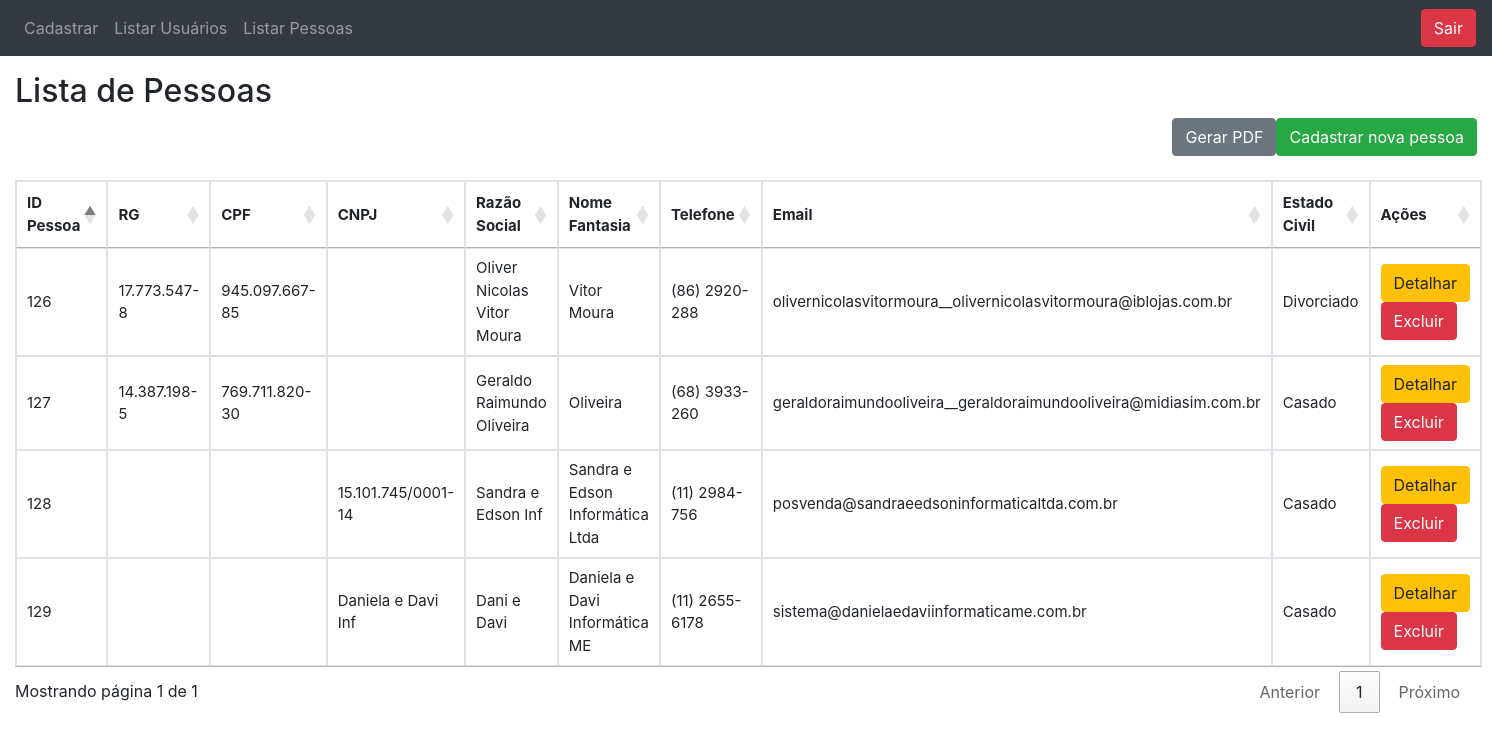
/?section=Controle&function=listarPessoas (signed in), run on the app's committed database.
### tables this page shows
CREATE TABLE IF NOT EXISTS `pessoa` (
  `idPessoa` int(10) NOT NULL AUTO_INCREMENT,
  `razaoSocial` varchar(130) NOT NULL,
  `nomeFantasia` varchar(130) NOT NULL,
  `telefone` varchar(18) NOT NULL,
  `email` varchar(200) NOT NULL,
  `idEstadoCivil` int(5) NOT NULL,
  PRIMARY KEY (`idPessoa`),
  KEY `pessoa_ibfk_1` (`idEstadoCivil`)
);

CREATE TABLE IF NOT EXISTS `pessoafisica` (
  `id` int(10) NOT NULL AUTO_INCREMENT,
  `idPessoa` int(10) NOT NULL,
  `rg` varchar(18) NOT NULL,
  `cpf` varchar(18) NOT NULL,
  PRIMARY KEY (`id`,`idPessoa`),
  KEY `FK_idPessoa` (`idPessoa`)
);

CREATE TABLE IF NOT EXISTS `estadocivil` (
  `id` int(10) NOT NULL AUTO_INCREMENT,
  `descricao` varchar(100) NOT NULL,
  PRIMARY KEY (`id`)
);

CREATE TABLE IF NOT EXISTS `pessoajuridica` (
  `id` int(10) NOT NULL AUTO_INCREMENT,
  `idPessoa` int(10) NOT NULL,
  `cnpj` varchar(18) NOT NULL,
  PRIMARY KEY (`id`,`idPessoa`),
  KEY `FK_idPessoaCNPJ` (`idPessoa`)
);

### index.php (called while the page is built, shortened)
<?php
new App ();

### model/PessoaManager.php (called while the page is built, shortened)
<?php
require_once("model/PessoaFactory.php");
class PessoaManager
{
    public function __construct(){
        $this->factory = new PessoaFactory();
    }
    public function listarPessoas()
    {
        return $this->factory->listarPessoas();
    }
}

### model/PessoaFactory.php (called while the page is built, shortened)
<?php
include("model/Conexao.php");
class PessoaFactory
{
    public function listarPessoas(){
        global $conexao;
        $pessoas = array();
        $pf = array();
        $pj = array();
        $query = "SELECT p.IdPessoa, pf.rg, pf.cpf, p.razaoSocial, p.nomefantasia, p.telefone, p.email, ec.descricao
        from pessoa as p
        inner join pessoafisica as pf on (p.idPessoa = pf.idPessoa)
        inner join estadocivil as ec on(p.idestadocivil = ec.id)
        ";
        $query2 = "SELECT p.IdPessoa, pj.cnpj, p.razaoSocial, p.nomefantasia, p.telefone, p.email, ec.descricao
        from pessoa as p
        inner join pessoajuridica as pj on(p.idPessoa = pj.idPessoa)
        inner join estadocivil as ec on(p.idestadocivil = ec.id)";
        try {
                $resultado = mysqli_query($conexao, $query);
                $resultado2 = mysqli_query($conexao, $query2);
                if (mysqli_num_rows($resultado) > 0) {
                    $pf = mysqli_fetch_all($resultado);
                }
                if(mysqli_num_rows($resultado2) > 0){
                    $pj = mysqli_fetch_all($resultado2);
                }
                if(isset($pf)){
                    for($i = 0; $i < sizeof($pf);$i++){
                        array_splice($pf[$i],3,0,'');
                    }
                }
                if(isset($pj)){
                    for($i = 0; $i < sizeof($pj);$i++){
                        array_splice($pj[$i],1,0,'');
                        array_splice($pj[$i],1,0,'');
                    }
                }
                if(isset($pf) && isset($pj)){
                    $pessoas = array_merge($pf,$pj);
                } else if(isnotset(!$pf) && isset($pj)){
                    return $pj;
                } else if(isset($pf) && isnotset($pj)){
                    return $pf;
                } else{
                    var_dump($pf);
                    return false;
                }
                return $pessoas;
            } catch (PDOException $exc) {
                echo $exc->getMessage();
                $result = false;
            }
        }
}

### view/listarPessoas.php (the view, shortened to what this page needs)
<!DOCTYPE html>
<html lang="en">
<head>
    <link rel="stylesheet" href="https://stackpath.bootstrapcdn.com/bootstrap/4.1.3/css/bootstrap.min.css">
    <link href="//cdn.datatables.net/1.10.15/css/jquery.dataTables.min.css" rel="stylesheet">
<body>
<?php include('menu.php');?>
<div class="container-fluid mt-3">
    <h2>Lista de Pessoas</h2>
    <div>
    <a class="float-right btn btn-outline-success active" href="index.php?section=Controle&function=cadastrarPessoaAcao">Cadastrar nova pessoa</a>
    <a class="float-right btn btn-secondary" href="index.php?section=Controle&function=gerarRelatorioPessoa">Gerar PDF</a>
    </div>
    <table id="minhaTabela" style="font-size: 15px" class="table-hover table-bordered" data-searching="false">
        <thead>
        <tr>
            <th>ID Pessoa</th>
            <th>RG</th>
            <th>CPF</th>
            <th>CNPJ</th>
            <th>Razão Social</th>
            <th>Nome Fantasia</th>
            <th>Telefone</th>
            <th>Email</th>
            <th>Estado Civil</th>
            <th>Ações</th>
        </tr>
        </thead>
        <tbody>
        <?php
        if (!is_null($dados)) {
            for ($i = 0; $i < count($dados); $i++): ?>
                <tr>
                    <td><?= $dados[$i][0] ?></td>
                    <td><?= $dados[$i][1] ?></td>
                    <td><?= $dados[$i][2] ?></td>
                    <td><?= $dados[$i][3] ?></td>
                    <td><?= $dados[$i][4] ?></td>
                    <td><?= $dados[$i][5] ?></td>
                    <td><?= $dados[$i][6] ?></td>
                    <td><?= $dados[$i][7] ?></td>
                    <td><?= $dados[$i][8] ?></td>
                    <td><a class="btn btn-warning" href="?section=Controle&function=detalharPessoa&idPessoa=<?= $dados[$i][0] ?>">
                    Detalhar</a>
                    <a class="btn btn-danger" onclick="return confirm('Tem certeza que deseja excluir este registro?')" href="?section=Controle&function=deletarPessoa&idPessoa=<?= $dados[$i][0] ?>">Excluir</a>
                    </td>
                </tr>
            <?php endfor;
        } ?>
        </tbody>
    </table>
</div>
</body>
</html>

### config/app.php (shortened to what this page needs)
<?php
class App {
    public function __construct (){
        $this->handleRequest ();
    }
    private function handleRequest (){
        $section = isset($_GET['section']) ? $_GET['section'] : 'default';
        switch ($section){
            case self::CONTROLE:
                new Controle();
                break;
        }
    }
}

### controller/Controle.php (shortened to what this page needs)
<?php
require 'model/PessoaManager.php';
class Controle {
    public function __construct(){
        $this->pessoaManager = new PessoaManager();
        $this->inicializador();
    }
    public function inicializador(){
        $f = isset($_GET['function']) ? $_GET['function'] : "default";
        if(isset($_SESSION['usuario'])){
        switch ($f) {
            case 'listarPessoas':
            $this->listarPessoas();
            break;
        }
    }
}
public function listarPessoas(){
    $dados = $this->pessoaManager->listarPessoas();
    require('view/listarPessoas.php');
}
}

### view/menu.php (shortened to what this page needs)
<?php
if (isset($_SESSION['usuario'])) {
    $logado = true;
} else
    $logado = false;
?>
<link rel="stylesheet" href="https://cdnjs.cloudflare.com/ajax/libs/font-awesome/4.7.0/css/font-awesome.min.css">
<nav class="navbar navbar-dark navbar-expand-lg bg-dark">
    <div class="collapse navbar-collapse" id="navbarSupportedContent">
        <ul class="navbar-nav mr-auto">
            <?php if ($logado){ ?>
                <ul class="navbar-nav mr-auto">
                <li class="nav-item"><a class="nav-link" href="index.php?section=Controle&function=cadastrarPessoaAcao">Cadastrar</a>
                <li class="nav-item"><a class="nav-link" href="?section=Controle&function=listarUsuarios">Listar Usuários</a>
                <li class="nav-item"><a class="nav-link" href="?section=Controle&function=listarPessoas">Listar Pessoas</a>
            </ul>
            <?php } ?>
        </ul>
    </div>
    <div id="botao-login">
        <?php if ($logado) { ?>
            <div class="btn-group">
            <a class="btn btn-danger" href="index.php?section=Controle&function=deslogar">Sair</a>
            </div>
        <?php }else {
            ?><a href="index.php?section=Controle&function=loginAcao" class="btn btn-outline-success btn-lg active" role="button" aria-pressed="true">Login</a> <?php } ?>
    </div>
</nav>

### data on the page
pessoa: idPessoa "126", pessoafisica.rg "17.773.547-8", pessoafisica.cpf "945.097.667-85", razaoSocial "Oliver Nicolas Vitor Moura", nomeFantasia "Vitor Moura", telefone "(86) 2920-288", email "olivernicolasvitormoura__olivernicolasvitormoura@iblojas.com.br", idEstadoCivil.descricao "Divorciado"
pessoa: idPessoa "127", pessoafisica.rg "14.387.198-5", pessoafisica.cpf "769.711.820-30", razaoSocial "Geraldo Raimundo Oliveira", nomeFantasia "Oliveira", telefone "(68) 3933-260", email "geraldoraimundooliveira__geraldoraimundooliveira@midiasim.com.br", idEstadoCivil.descricao "Casado"
pessoa: idPessoa "128", pessoajuridica.cnpj "15.101.745/0001-14", razaoSocial "Sandra e Edson Inf", nomeFantasia "Sandra e Edson Informática Ltda", telefone "(11) 2984-756", email "posvenda@sandraeedsoninformaticaltda.com.br", idEstadoCivil.descricao "Casado"
pessoa: idPessoa "129", pessoajuridica.cnpj "Daniela e Davi Inf", razaoSocial "Dani e Davi", nomeFantasia "Daniela e Davi Informática ME", telefone "(11) 2655-6178", email "sistema@danielaedaviinformaticame.com.br", idEstadoCivil.descricao "Casado"
